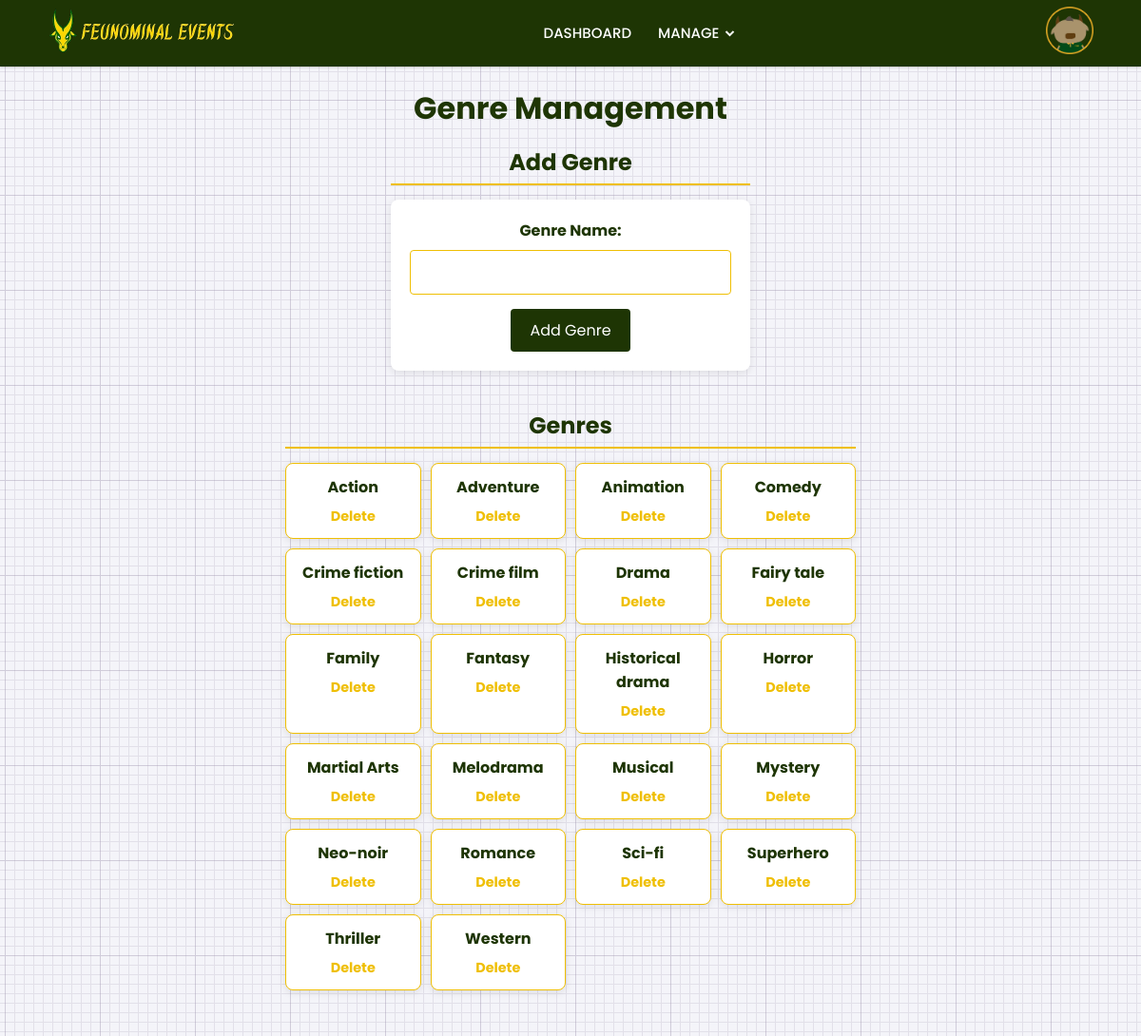
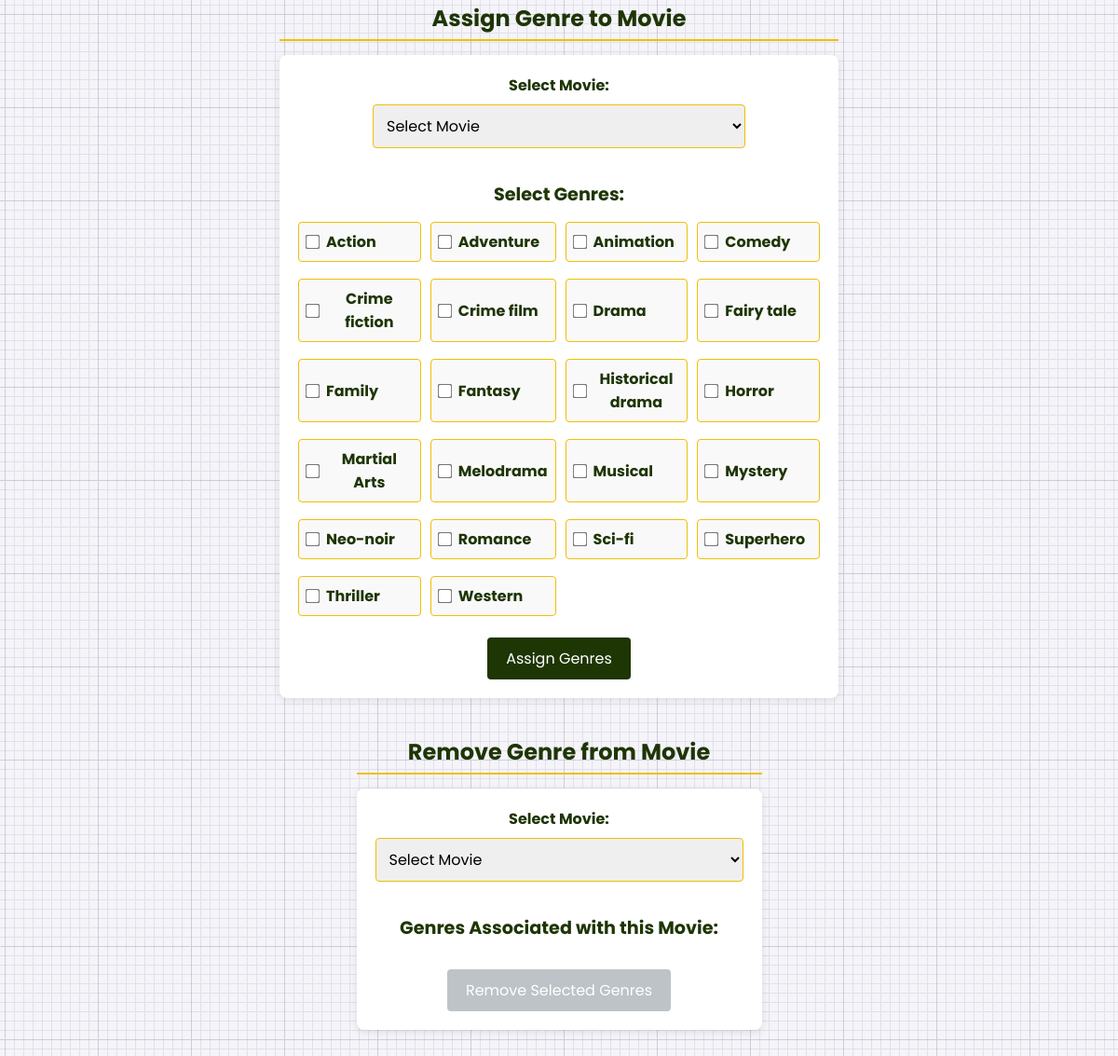
The page /admin/manage_genres.php on the database as committed earlier (2 pictures, top to bottom).
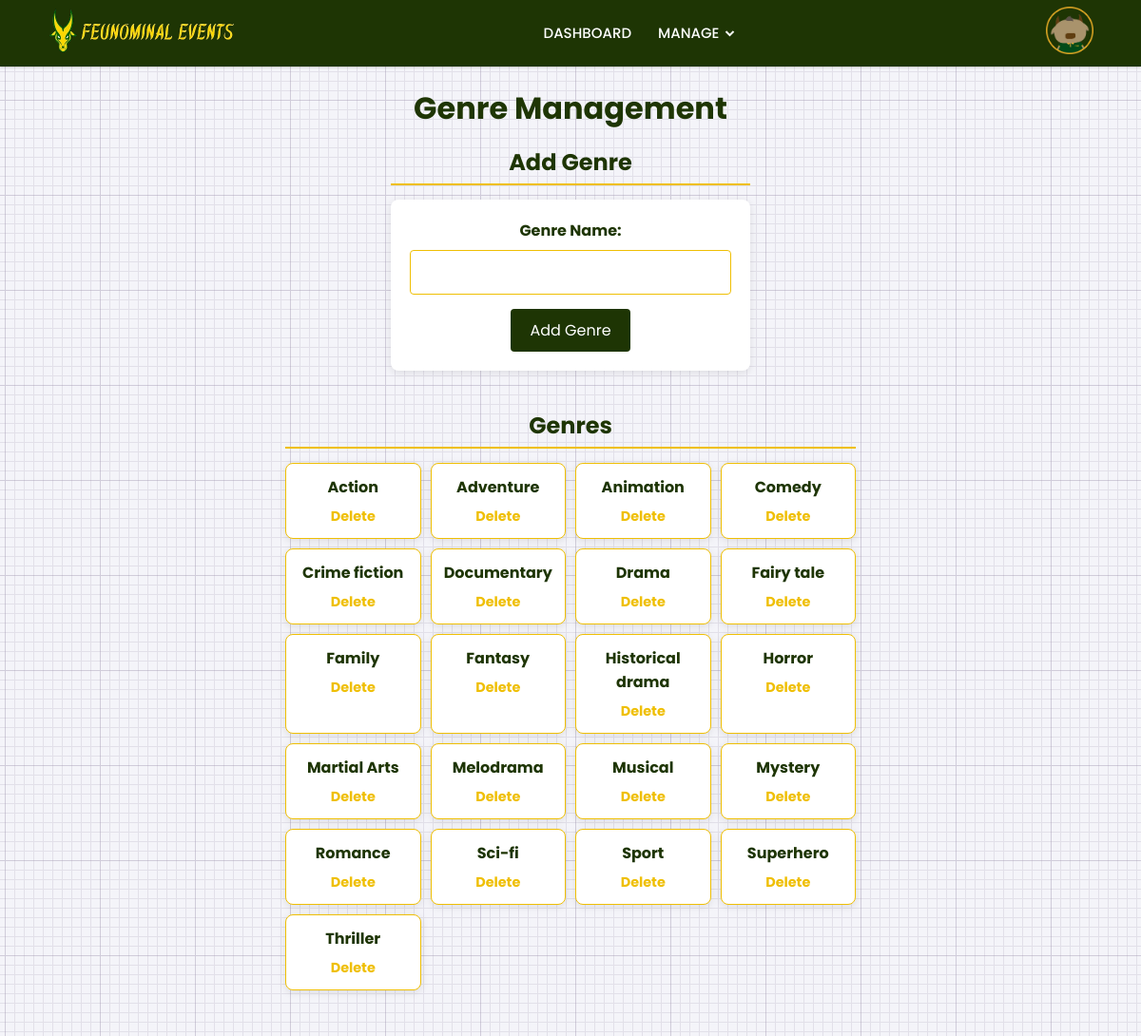
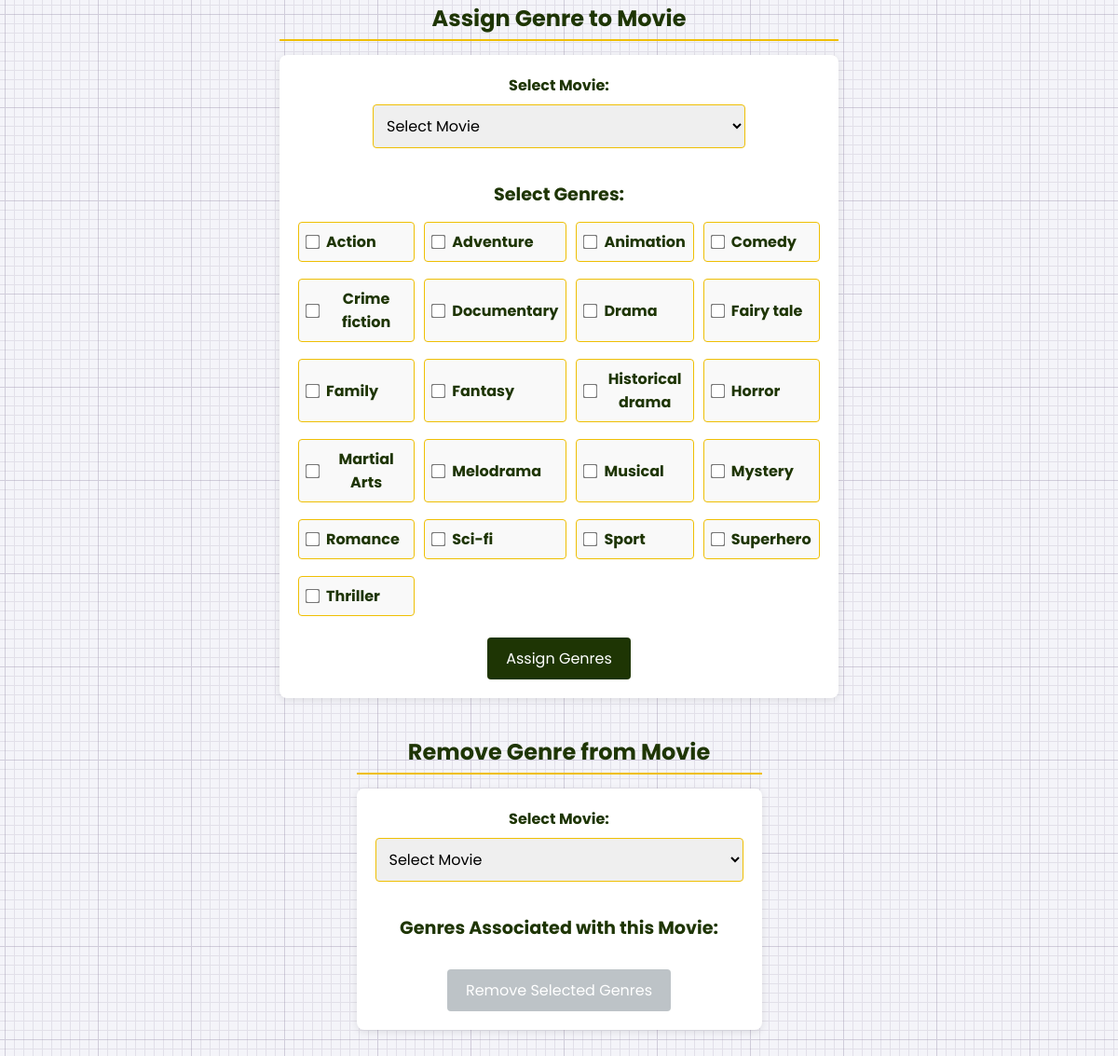
The same page on the database as committed later (2 pictures, top to bottom).
### tables this page shows
CREATE TABLE `genres` (
  `genre_id` int(11) NOT NULL,
  `genre` varchar(50) DEFAULT NULL,
  `user_id` int(11) NOT NULL
);

### admin/manage_genres.php (the view, shortened to what this page needs)
<?php
$conn = new mysqli('localhost', 'root', '', 'tix');
$genres_res = $conn->query("SELECT * FROM genres ORDER BY genre ASC");
?>
<!DOCTYPE html>
<html lang="en">
<head>
    <link rel="stylesheet" href="../css/nav.css">
    <link rel="stylesheet" href="css/genres.css">
    <link href='https://unpkg.com/boxicons@2.0.7/css/boxicons.min.css' rel='stylesheet'>
</head>
<body>
<nav>
  <div class="navbar">
    <a href="admin.php"><img src="../assets/feunominal_nav.png" height="50"></a>
    <div class="nav-links">
      <ul class="links">
        <li><a href="admin.php">DASHBOARD</a></li>
        <li>
          <a href="#">MANAGE</a>
          <i class='bx bxs-chevron-down htmlcss-arrow arrow'></i>
        </li>
      </ul>
    </div>
    <?php if (isset($_SESSION['f_name'])): ?>
      <div class="nav-links">
        <div class="links">
          <li>
            <img src="../assets/chic.png" height="50"> <a href="#"><?php echo htmlspecialchars($_SESSION['f_name']);?></a>
            <i class='bx bxs-chevron-down htmlcss-arrow arrow'></i>
            <ul class="htmlCss-sub-menu sub-menu">
              <li><a href="../php/logout.php?redirect=../movie.php">Log Out</a></li>
            </ul>
          </li>
        </div>
      </div>
    <?php else: ?>
      <div class="links">
        <a href="#" id="openModal"><img src="assets/tam.png" height="50"></a>
      </div>
    <?php endif; ?>
  </div>
</nav>
<h1>Genre Management</h1>
<div class="section-row">
    <div class="section-column">
        <h2>Add Genre</h2>
        <form method="POST" action="php/add_genre.php">
            <label for="genre">Genre Name:</label>
            <input type="text" id="genre" name="genre" required>
            <button type="submit">Add Genre</button>
        </form>
    </div>
    <div class="section-column">
        <h2>Genres</h2>
        <div class="genre-list">
            <?php
            $genres_res->data_seek(0);
            while ($genre = $genres_res->fetch_assoc()) { ?>
                <div class="genre-item">
                    <span><?= htmlspecialchars($genre['genre']) ?></span>
                    <a href="php/delete_genre.php?genre_id=<?= $genre['genre_id'] ?>" onclick="return confirm('Are you sure you want to delete this genre?')">Delete</a>
                </div>
            <?php } ?>
        </div>
    </div>
</div>
<div class="section-row">
    <div class="section-column">
        <h2>Assign Genre to Movie</h2>
        <form method="POST" action="php/assign_genre.php">
            <label for="movie_id">Select Movie:</label>
            <select name="movie_id" id="movie_id" required>
                <option value="">Select Movie</option>
            </select>
            <h3>Select Genres:</h3>
            <div class="genre-checkboxes">
                <?php
                $genres_res->data_seek(0);
                while ($genre = $genres_res->fetch_assoc()) {
                    echo "<label><input type='checkbox' name='genres[]' value='{$genre['genre_id']}'> " . htmlspecialchars($genre['genre']) . "</label>";
                }
                ?>
            </div>
            <button type="submit">Assign Genres</button>
        </form>
    </div>
    <div class="section-column">
        <h2>Remove Genre from Movie</h2>
        <form method="POST" action="php/remove_genre.php">
            <label for="movie_id_remove">Select Movie:</label>
            <select name="movie_id" id="movie_id_remove" required onchange="loadAssociatedGenres(this.value)">
                <option value="">Select Movie</option>
            </select>
            <h3>Genres Associated with this Movie:</h3>
            <button type="submit" id="remove_button" disabled>Remove Selected Genres</button>
        </form>
    </div>
</div>
</body>
</html>

Rows that differ between the two databases and show on the page:
removed genres: genre "Crime film"
removed genres: genre "Neo-noir"
removed genres: genre "Western"
added genres: genre "Documentary"
added genres: genre "Sport"
